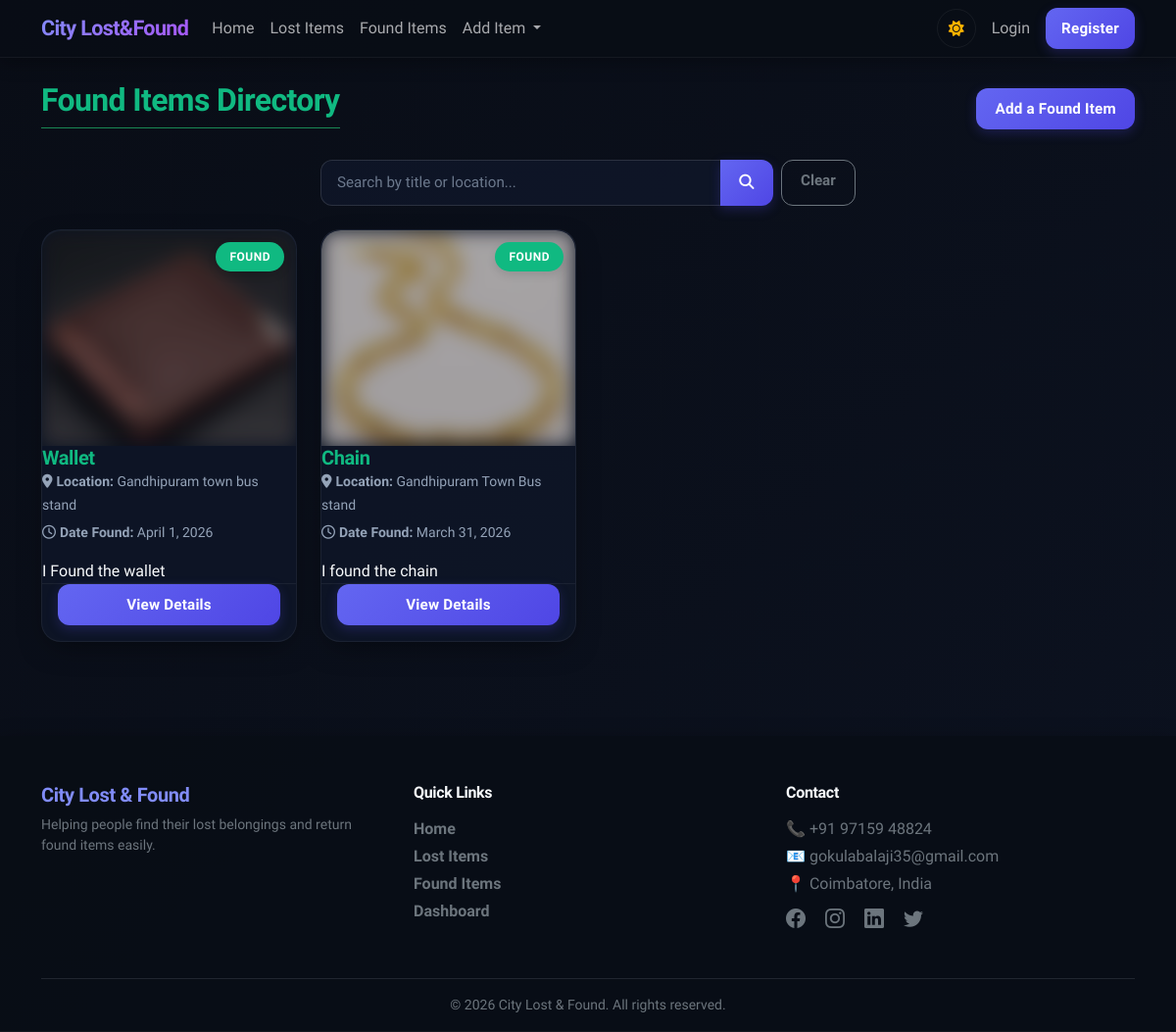
Page /items/found/ on the committed database.
### items/models.py (models this page shows, shortened)
class Item(models.Model):
    STATUS_CHOICES = (
        ('lost', 'Lost'),
        ('found', 'Found'),
    )
    user = models.ForeignKey(User, on_delete=models.CASCADE, null=True, blank=True, related_name='items')
    title = models.CharField(max_length=100)
    description = models.TextField()
    location = models.CharField(max_length=100)
    date = models.DateField()
    contact_number = models.CharField(max_length=15, blank=True, null=True)
    status = models.CharField(max_length=10, choices=STATUS_CHOICES)
    image = models.ImageField(upload_to='items/', null=True, blank=True)

### items/views.py (the view)
# urls.py: path('items/<str:item_status>/', views.list_items, name='list_items'),
def list_items(request, item_status):
    query = request.GET.get('q')
    items = Item.objects.filter(status=item_status).order_by('-id')
    if query:
        items = items.filter(
            Q(title__icontains=query) | Q(location__icontains=query)
        )
    if request.user.is_authenticated:
        for item in items:
            item.is_approved = Claim.objects.filter(
                item=item,
                claimant=request.user,
                status='approved'
            ).exists()
    else:
        for item in items:
            item.is_approved = False
    template_name = 'lost_items.html' if item_status == 'lost' else 'found_items.html'
    return render(request, template_name, {
        'items': items,
        'query': query,
        'item_status': item_status
    })

### templates/found_items.html (shortened to what this page needs)
{% extends 'index.html' %}
{% block content %}
<div class="row mb-4 align-items-center">
    <div class="col">
        <h2 class="text-success border-bottom pb-2 border-success d-inline-block">
            Found Items Directory
        </h2>
    </div>
    <div class="col-auto">
        <a href="{% url 'add_item' 'found' %}" class="btn gradient-btn">
            Add a Found Item
        </a>
    </div>
</div>
<div class="row mb-4 justify-content-center">
    <div class="col-md-6">
        <form method="GET" class="d-flex">
            <div class="input-group">
                <input type="text" name="q" class="form-control" placeholder="Search by title or location..."
                    value="{{ query|default:'' }}">
                <button class="btn gradient-btn">
                    <i class="fa-solid fa-magnifying-glass"></i>
                </button>
            </div>
            <a href="{% url 'list_items' item_status %}" class="btn btn-outline-secondary ms-2">
                Clear
            </a>
        </form>
    </div>
</div>
<div class="row g-4">
    {% for item in items %}
    <div class="col-lg-3 col-md-4 col-sm-6">
        <div class="glass-card h-100 position-relative">
            <div class="item-img-container position-relative">
                {% if item.image %}
                    {% if user == item.user or user.is_superuser or item.is_approved %}
                        <img src="{{ item.image.url }}" alt="{{ item.title }}" class="img-fluid">
                    {% else %}
                        <img src="{{ item.image.url }}" alt="{{ item.title }}" class="img-fluid blur-img">
                    {% endif %}
                    <span class="status-badge status-found">Found</span>
                {% else %}
                <div class="text-muted d-flex w-100 h-100 align-items-center justify-content-center bg-transparent">
                    <span>No Image</span>
                </div>
                {% endif %}
            </div>
            <div class="card-body">
                <h5 class="card-title text-success" style="font-weight: 600;">{{ item.title }}</h5>
                <p class="card-text text-muted mb-1">
                    <small><strong><i class="fa-solid fa-location-dot me-1"></i>Location:</strong> {{ item.location }}</small>
                </p>
                <p class="card-text text-muted mb-3">
                    <small><strong><i class="fa-regular fa-clock me-1"></i>Date Found:</strong> {{ item.date }}</small>
                </p>
                <p class="card-text text-truncate">{{ item.description }}</p>
            </div>
            <div class="card-footer border-0 pb-3 p-3 pt-0">
                <a href="{% url 'item_detail' item.id %}" class="btn gradient-btn w-100">
                    View Details
                </a>
            </div>
        </div>
    </div>
    {% endfor %}
</div>
{% endblock %}

### rows in the picture
Item: image (picture), title "Wallet", location "Gandhipuram town bus stand", date "April 1, 2026", description "I Found the wallet"
Item: image (picture), title "Chain", location "Gandhipuram Town Bus stand", date "March 31, 2026", description "I found the chain"
